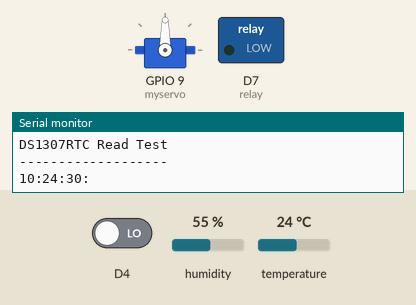
A sketch run on a simulated ESP8266 (NodeMCU). Parts: servo, switched loads named in the sketch (green lamp = pin HIGH), the last lines printed to the serial monitor. Inputs (shaded band) come from the test bench; at power-on: D4 LOW, humidity 55 %, temperature 24 °C. The local clock reads 2024-03-15 10:24:30 at power-on unless the sketch sets it.

Above: at 1.4 s.
1.5 s: D4 driven HIGH
At 6.7 s:
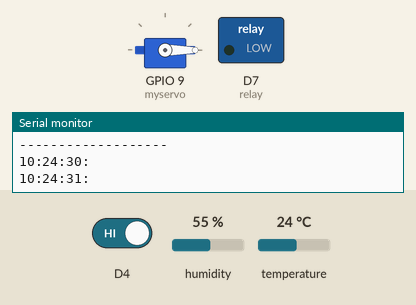
6.8 s: D4 driven LOW
At 7.3 s:
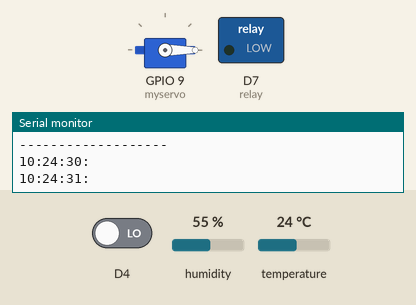
Timing chart, 0 to 9.8 s (numbered marks = the images above; inputs shaded):
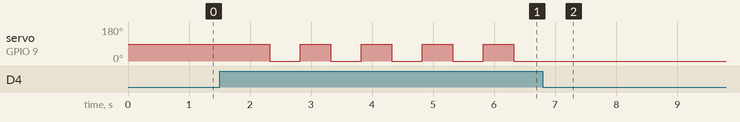

The sketch:

fishtank.ino
```cpp
#include <Wire.h>
#include <TimeLib.h>
#include <DS1307RTC.h>
#include <Servo.h>
#include <FirebaseArduino.h>
#include "DHT.h"
#define DHTPIN D2
#define DHTTYPE DHT11
DHT dht(DHTPIN, DHTTYPE);

Servo myservo;
int pos = 0;

#define FIREBASE_HOST "myextprojects.firebaseio.com"
#define FIREBASE_AUTH "953cVa49ZEJVG4oq400eCQrgeLk9NDJZR83S5TbI"
#define WIFI_SSID "SMART_HOME"
#define WIFI_PASSWORD "nodemcu8266"

void setup() {
  dht.begin();
  Firebase.begin(FIREBASE_HOST, FIREBASE_AUTH);
  pinMode(2,INPUT);
  pinMode(3,INPUT);
  myservo.attach(9);
  Serial.begin(9600);
  while (!Serial) ; // wait for serial
  delay(200);
  Serial.println("DS1307RTC Read Test");
  Serial.println("-------------------");
  pinMode(13,OUTPUT);//relay

  }

void loop() {
    float t = dht.readTemperature();
  float f = dht.readHumidity();
  Firebase.setInt("t",t);
  Firebase.setInt("f",f);
  tmElements_t tm;
  if (RTC.read(tm)) {
    Serial.print(tm.Hour);
    Serial.print(":");
    Serial.print(tm.Minute);
    Serial.print(":");
    Serial.print(tm.Second);
    Serial.println(":");
    if(digitalRead(2)==HIGH){
      feed();
    }

    if(tm.Hour == 00 && tm.Minute == 00 && tm.Second ==30){
      feed();
    }
    if(tm.Hour == 00 && tm.Minute == 01 && tm.Second ==00){
      feed();
    }
    if(tm.Hour == 00 && tm.Minute == 01 && tm.Second ==30){
      feed();
    }
    if(tm.Hour == 00 && tm.Minute == 02 && tm.Second ==30){
      feed();
    }
    if(tm.Hour == 00 && tm.Minute == 3 && tm.Second ==00){
      digitalWrite(13,LOW);
    }
    if(tm.Hour == 00 && tm.Minute > 4 && tm.Second >00){
      digitalWrite(13,HIGH);
    }

  } else {
    if (RTC.chipPresent()) {
      Serial.println("The DS1307 is stopped.  Please run the SetTime");
      Serial.println("example to initialize the time and begin running.");
      Serial.println();
    } else {
      Serial.println("DS1307 read error!  Please check the circuitry.");
      Serial.println();
    }
    delay(9000);
  }
  delay(1000);
}

void feed(){
  int z = 0;
  while(z<5){
    myservo.write(90);
    delay(500);
    myservo.write(0);
    delay(500);
    z++;
  }
 myservo.write(0);
}
```

Measured:
- after the input at 1.5 s, servo on GPIO 9 (myservo): alternates 90° for 0.50 s and 0° for 0.50 s, starting after 0.83 s
- after the input at 6.8 s, servo on GPIO 9 (myservo): stops changing and stays 0°
